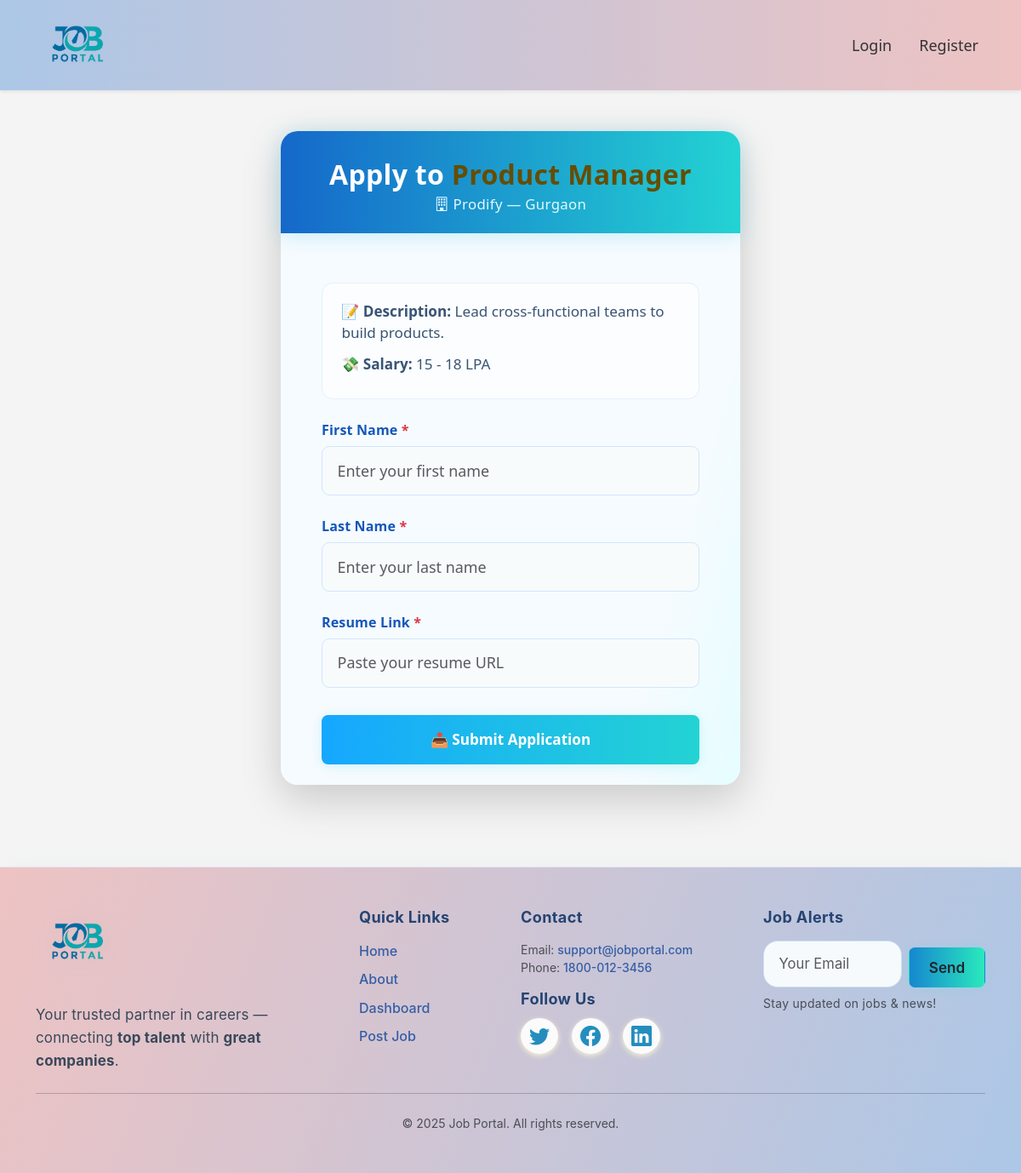
The page /apply/8 on the database its author committed.
### app.py (models this page shows)
class Job(db.Model):
    id = db.Column(db.Integer, primary_key=True)
    title = db.Column(db.String(100))
    description = db.Column(db.Text)
    salary = db.Column(db.String(20))
    location = db.Column(db.String(50))
    company = db.Column(db.String(50))
    employer_id = db.Column(db.Integer, db.ForeignKey('user.id'))  # Relation to employer (User)

### app.py (the view, shortened to what this page needs)
@app.route('/apply/<job_id>', methods=['GET', 'POST'])
def apply_job(job_id):
    job = Job.query.get(int(job_id))
    if not job:
        flash("Job not found.", "warning")
        return redirect(url_for('home'))
    return render_template('apply.html', job=job, is_hot=False)

### templates/apply.html (shortened to what this page needs)
{% extends 'base.html' %}
{% block content %}
<div class="container py-5">
    <div class="card apply-card shadow-lg">
        <div class="apply-header">
            <h2>Apply to <span class="text-warning-emphasis">{{ job.title }}</span></h2>
            <small>
                <i class="bi bi-building"></i>
                {{ job.company }} &mdash; {{ job.location }}
            </small>
        </div>
        <div class="card-body p-4 px-md-5">
            <ul class="apply-fields-list list-unstyled mb-4">
                <li><strong>📝 Description:</strong> {{ job.description }}</li>
                {% if job.salary %}
                <li><strong>💸 Salary:</strong> {{ job.salary }}</li>
                {% endif %}
            </ul>
            <form method="POST" autocomplete="off">
                <div class="mb-4">
                    <label for="first_name" class="form-label fw-semibold">
                        First Name <span class="text-danger">*</span>
                    </label>
                    <input type="text" class="form-control" id="first_name" name="first_name"
                        placeholder="Enter your first name" required>
                </div>
                <div class="mb-4">
                    <label for="last_name" class="form-label fw-semibold">
                        Last Name <span class="text-danger">*</span>
                    </label>
                    <input type="text" class="form-control" id="last_name" name="last_name"
                        placeholder="Enter your last name" required>
                </div>
                <div class="mb-4">
                    <label for="resume" class="form-label fw-semibold">
                        Resume Link <span class="text-danger">*</span>
                    </label>
                    <input type="url" class="form-control" id="resume" name="resume" placeholder="Paste your resume URL"
                        required>
                </div>
                <button type="submit" class="btn btn-primary btn-lg w-100">
                    📤 Submit Application
                </button>
            </form>
        </div>
    </div>
</div>
{% endblock %}

### static/css/styles.css (style rules this page uses)
body { font-family: Arial, sans-serif; background-color: #f4f4f4 !important; margin: 0; padding: 0; }
* { margin: 0; padding: 0; box-sizing: border-box; }
body { font-family: 'Segoe UI', Tahoma, Geneva, Verdana, sans-serif; }
h1, h2, h3 { color: #333; }
input, select, textarea { width: 100%; padding: 10px; margin-bottom: 15px; border: 1px solid #ccc; border-radius: 5px; }
button { padding: 10px 20px; background-color: #333; color: white; border: none; border-radius: 5px; }
.card-body { padding: 1.25rem; border-radius: 10px; }
.btn { margin-top: 0.5rem; }
.btn-primary { background-color: #007bff; color: #fff; font-weight: 600; border: none; padding: 0.5rem 1rem; border-radius: 8px; transition: background-color 0.3s ease, transform 0.2s ease; text-decoration: none; display: inline-block; }
h2, h3 { color: #1864ab; font-weight: 800; margin-bottom: 1.3rem; letter-spacing: 0.02em; }
small { color: #9197ad; letter-spacing: 0.02em; }
.action-btn, .btn, button[type="submit"] { font-weight: 600; font-size: 1.07rem !important; transition: background 0.14s, color 0.10s, border 0.12s; border-radius: 7.5px !important; min-width: 90px; }
.btn-primary { background: linear-gradient(90deg, #236efa 0%, #23e3d8 100%); border: none; }

### templates/apply.html (style rules this page uses)
.apply-card { max-width: 540px; margin: 0 auto; border-radius: 20px; border: none; background: linear-gradient(105deg, #f6fbff 80%, #e6fdff 100%); box-shadow: 0 8px 40px -10px #92c7fa2c, 0 2px 12px #1864ab11; }
.apply-header { background: linear-gradient(90deg, #1568ca 0%, #23d3d3 100%); color: #fff; border-radius: 20px 20px 0 0; padding: 2rem 2rem 1.4rem 2rem; text-align: center; margin: 0 0 2.1rem 0; box-shadow: 0 3px 22px #40c9e345; position: relative; }
.apply-header h2 { font-weight: 800; font-size: 2rem; margin-bottom: 0.2rem; letter-spacing: 0.01em; line-height: 1.17; }
.apply-header small { color: #e3f9fe; font-size: 1.05rem; }
.apply-fields-list { background: #fcfdfe; border-radius: 13px; border: 1.2px solid #e6f0fa; padding: 1.25rem 1.4rem 1.1rem 1.4rem; margin-bottom: 2rem; font-size: 1.07rem; color: #385475; }
.apply-fields-list li { margin-bottom: 0.65rem; line-height: 1.5; }
.form-label.fw-semibold { color: #1457b9; letter-spacing: 0.01em; margin-bottom: 0.45rem; font-weight: 600; }
.form-control { border-radius: 9px; border: 1.6px solid #d2e6fa; font-size: 1.12rem; padding: 0.9rem 1.1rem; background: #f8fbfc; transition: border 0.14s, box-shadow 0.15s; color: #14355a; }
.btn-primary.btn-lg { font-weight: 700; font-size: 1.19rem; padding: 0.95em 0; border-radius: 16px; box-shadow: 0 2px 14px #21c9cb2a; transition: background 0.2s, color 0.12s, box-shadow 0.13s; background: linear-gradient(90deg, #16a7ff 0%, #23d3d3 100%); border: none; }

### rows shown on the page
Job: title "Product Manager", company "Prodify", location "Gurgaon", description "Lead cross-functional teams to build products.", salary "15 - 18 LPA"

### other values the page prints
{{ 2025 }} "2025"
